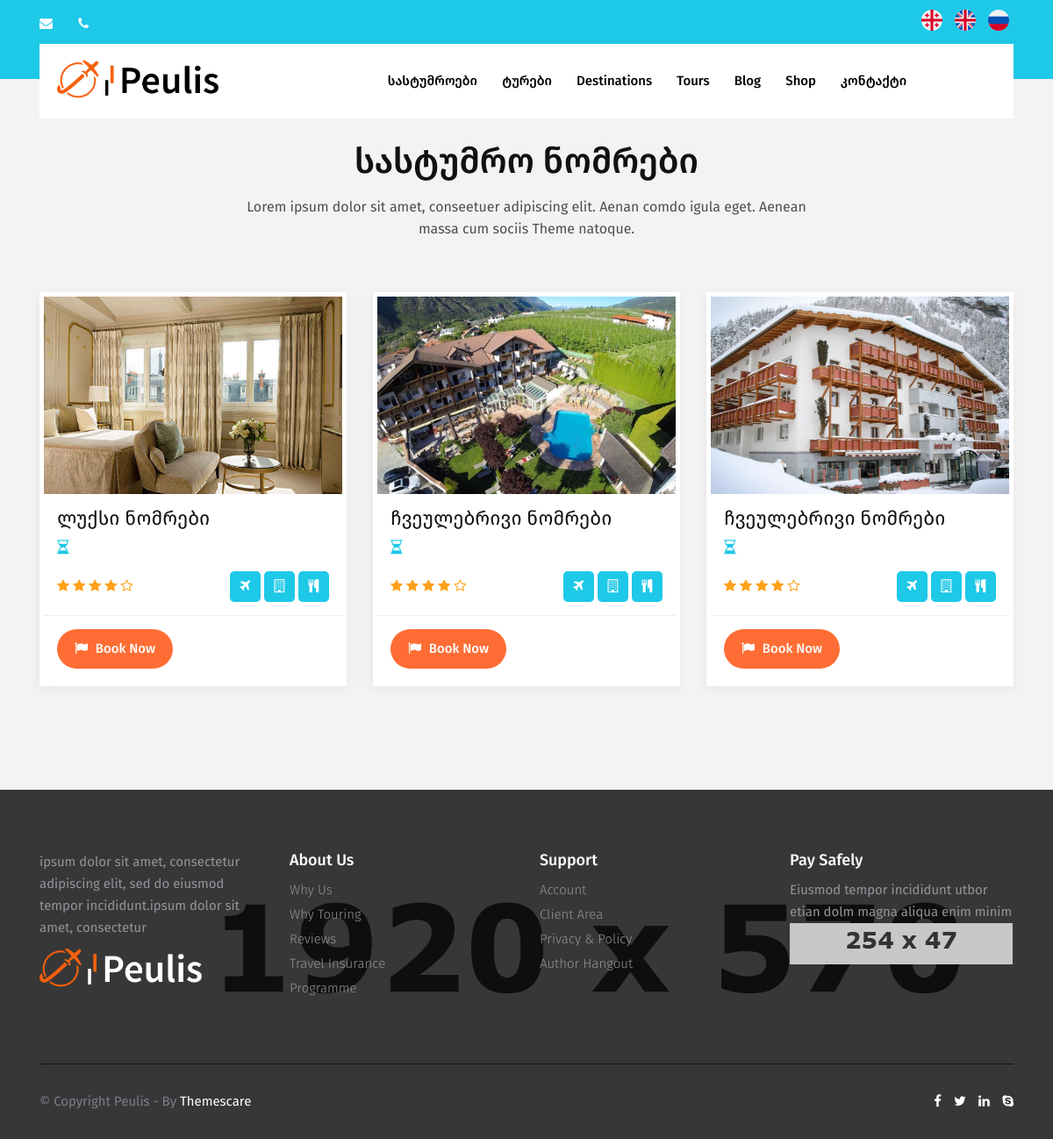
The page /ge/home/hotels on the database as committed earlier.
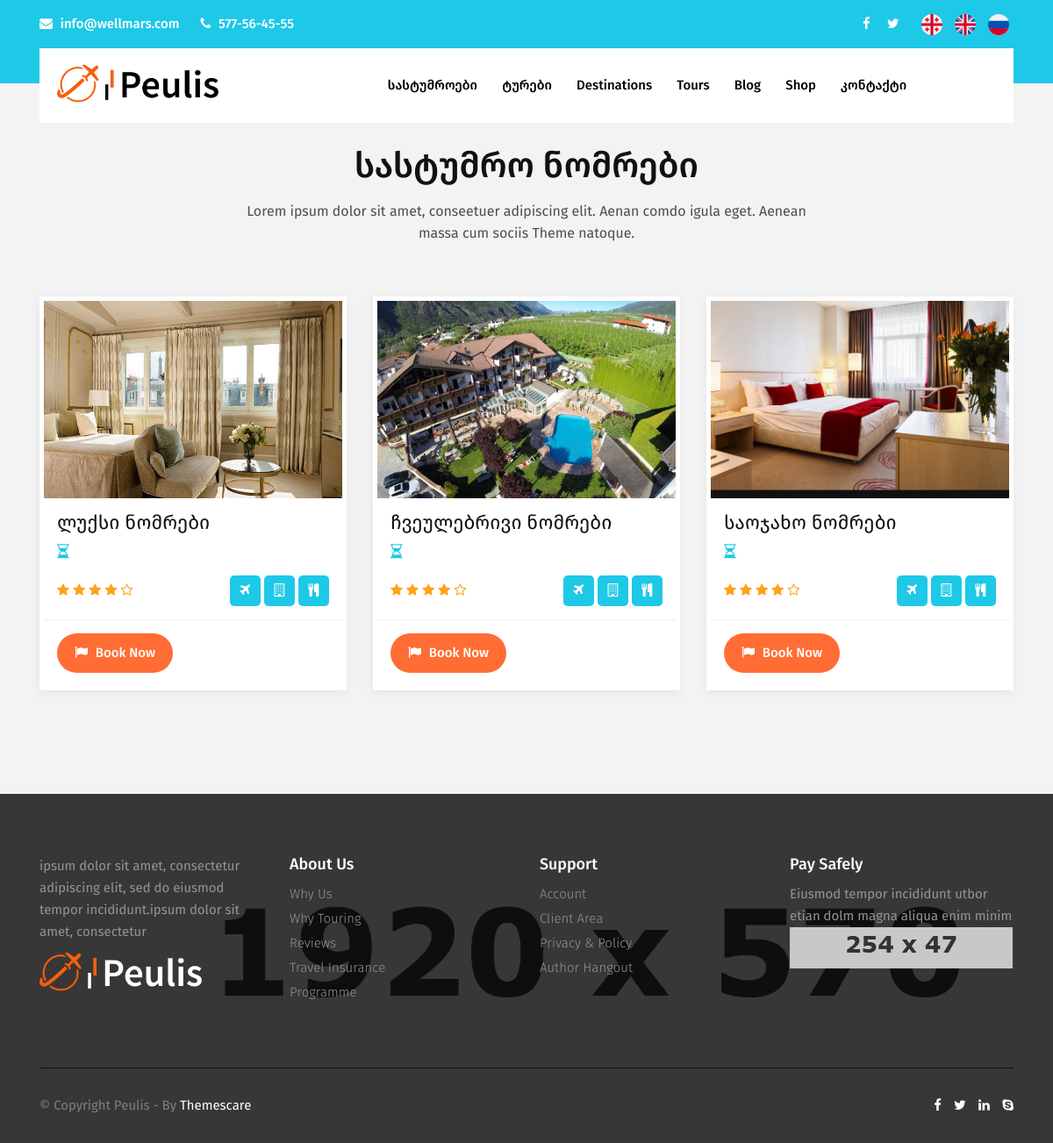
The same page on the database as committed later.
### tables this page shows
CREATE TABLE IF NOT EXISTS `hotelimages` (
  `id` int(11) NOT NULL AUTO_INCREMENT,
  `hotelid` int(11) NOT NULL,
  `filename` varchar(200) NOT NULL,
  `ismain` tinyint(1) NOT NULL,
  PRIMARY KEY (`id`)
);

CREATE TABLE IF NOT EXISTS `contacts` (
  `id` int(11) NOT NULL AUTO_INCREMENT,
  `phone` varchar(30) DEFAULT NULL,
  `email` varchar(100) DEFAULT NULL,
  `address` varchar(200) DEFAULT NULL,
  `map_url` text DEFAULT NULL,
  `facebook` varchar(200) DEFAULT NULL,
  `twitter` varchar(200) DEFAULT NULL,
  `instagram` varchar(200) DEFAULT NULL,
  `pinterest` varchar(200) DEFAULT NULL,
  PRIMARY KEY (`id`)
);

### application/controllers/Home.php (called while the page is built, shortened)
<?php
class Home extends CI_Controller {
	private $data = array();
	public function __construct()
	{
		$this->load->helper(['language', 'url', 'security']);
		$this->load->library('form_validation');
		$this->load->model(['mainslider', 'hotel', 'tour', 'contact']);
		$this->data['hotels'] = $this->hotel->getHotels();
		$this->data['tours'] = $this->tour->getTours();
		$this->data['contacts'] = $this->contact->getContacts();
	}
	public function hotels(){
		$this->load->view('templates/header', $this->data);
		$this->load->view('hotels', $this->data);
		$this->load->view('templates/footer');
	}
}

### index.php (called while the page is built, shortened)
<?php
require_once BASEPATH.'core/CodeIgniter.php';

### application/core/MY_Lang.php (called while the page is built, shortened)
<?php
class MY_Lang extends CI_Lang {
    public $languages = [
        'ge' => 'georgian',
        'en' => 'english',
        'ru' => 'russian'
    ];
    function lang() {
        global $CFG;
        $language = $CFG->item('language');
        $lang = array_search($language, $this->languages);
        if ($lang) {
            return $lang;
        }
        return NULL;
    }
    function is_special($uri) {
        $exploded = explode('/', $uri);
        return FALSE;
    }
    function has_language($uri) {
        $first_segment = NULL;
        $exploded = explode('/', $uri);
        if (isset($exploded[0])) {
            if ($exploded[0] != '') {
                $first_segment = $exploded[0];
            } else if (isset($exploded[1]) && $exploded[1] != '') {
                $first_segment = $exploded[1];
            }
        }
        if ($first_segment != NULL) {
            return isset($this->languages[$first_segment]);
        }
        return FALSE;
    }
    function localized($uri) {
        if ($this->has_language($uri) || $this->is_special($uri) || preg_match('/(.+)\.[a-zA-Z0-9]{2,4}$/', $uri)) {
        } else {
            $uri = $this->lang() . (0 !== strpos($uri, '/') ? '/' : '') . $uri;
        }
        return $uri;
    }
    function line($line = '', $log_errors = TRUE) {
        $value = ($line == '' OR ! isset($this->language[$line])) ? FALSE : $this->language[$line];
        return $value;
    }
    public function load($langfile, $idiom = '', $return = FALSE, $add_suffix = TRUE, $alt_path = '') {
        $this->language = array_merge($this->language, $lang);
        return TRUE;
    }
}

### application/language/georgian/home_lang.php (called while the page is built)
<?php
$lang['tours'] = 'ტურები';
$lang['hotels'] = 'სასტუმროები';
$lang ['hotelRooms'] = 'სასტუმრო ნომრები';
$lang ['contact'] = 'კონტაქტი';
$lang ['sendUsMsg'] = 'გამოგვიგზავნეთ შეტყობინება';
$lang ['fullName'] = 'სახელი, გვარი';
$lang ['subject'] = 'თემა';
$lang ['yourMessage'] = 'შეტყობინება';
$lang ['sendMessage'] = 'შეტყობინების გაგზავნა';
$lang ['contactDetails'] = 'საკონტაქტო ინფორმაცია';
$lang ['findUsOnMap'] = 'იპოვეთ რუკაზე';

### application/models/Hotel.php (called while the page is built, shortened)
<?php
class hotel extends CI_Model
{
	public function getHotels()
	{
		$this->db->select("
			h.id,
			h.type_ge,
			h.type_en,
			h.type_ru,
			h.hotel_ge,
			h.hotel_en,
			h.hotel_ru,
			i.hotelid,
			i.filename
		")
		->from('hotels AS h')
		->join('hotelimages AS i', 'h.id=i.hotelid AND i.ismain=1');
		$query = $this->db->get();
		return $query->result();
	}
}

### application/core/MY_Config.php (called while the page is built, shortened)
<?php
class MY_Config extends CI_Config {
    function site_url($uri = '', $protocol = NULL) {
        if (class_exists('CI_Controller')) {
            $CI = & get_instance();
            $uri = $CI->lang->localized($uri);
        }
        return parent::site_url($uri);
    }
}

### application/models/Contact.php (called while the page is built, shortened)
<?php
class contact extends CI_Model
{
   public function getContacts()
	{
		return $this->db->select('*')->from('contacts')->where('id', 1)->get()->row();
	}
}

### application/views/hotels.php (the view, shortened to what the changed rows need)
<section class="peulis-popular-tours-area section_70">
   <div class="container">
      <div class="row">
         <div class="col-md-12">
               <div class="site-heading">
                  <h2><?php echo lang('hotelRooms');?></h2>
               </div>
         </div>
      </div>
      <div class="row mb-5">
         <?php foreach ($hotels as $hotel) : ?>
            <div class="col-lg-4">
               <div class="single-popular-tour">
                  <div class="popular-tour-image">
                     <img src="<?php echo site_url('uploads/hotels/'.$hotel->filename);?>" alt="Popular Tours" />
                  </div>
                  <div class="popular-tour-desc">
                     <div class="tour-desc-top">
                        <h3>
                           <a href="<?php echo site_url('home/hotel/'.$hotel->id.'/'.strtolower(preg_replace('/[^A-Za-z0-9-]+/', '-', $hotel->type_en)));?>">
                              <?php echo $hotel->{'type_'.$this->lang->lang()};?>
                           </a>
                        </h3>
                        <div class="tour_duration">
                           <p>
                              <i class="fa fa-hourglass-half"></i>
                           </p>
                        </div>
                        <div class="tour-desc-heading">
                           <div class="tour-rating">
                              <ul>
                                 <li><i class="fa fa-star"></i></li>
                                 <li><i class="fa fa-star"></i></li>
                                 <li><i class="fa fa-star"></i></li>
                                 <li><i class="fa fa-star"></i></li>
                                 <li><i class="fa fa-star-o"></i></li>
                              </ul>
                           </div>
                           <div class="tour_feature">
                              <a href="#"><i class="fa fa-plane"></i></a>
                              <a href="#"><i class="fa fa-building-o"></i></a>
                              <a href="#"><i class="fa fa-cutlery"></i></a>
                           </div>
                        </div>
                     </div>
                     <div class="tour-desc-bottom">
                        <div class="tour-details">
                           <a href="<?php echo site_url('home/hotel/'.$hotel->id.'/'.strtolower(preg_replace('/[^A-Za-z0-9-]+/', '-', $hotel->type_en)));?>">
                              <i class="fa fa-flag"></i> Book Now
                           </a>
                        </div>
                     </div>
                  </div>
               </div>
            </div>
         <?php endforeach; ?>
      </div>
   </div>
</section>

### application/views/templates/header.php (shortened to what the changed rows need)
<!DOCTYPE html>
<html lang="en-US">
<head>
	<link rel="stylesheet" href="<?= base_url(); ?>assets/css/bootstrap.css">
	<link rel="stylesheet" href="<?= base_url(); ?>assets/css/font-awesome.min.css">
	<link rel="stylesheet" href="<?= base_url(); ?>assets/flaticon/flaticon.css">
	<link rel="stylesheet" href="<?= base_url(); ?>assets/css/jquery.animatedheadline.css">
	<link rel="stylesheet" href="<?= base_url(); ?>assets/css/magnific-popup.css">
	<link rel="stylesheet" href="<?= base_url(); ?>assets/css/owl.carousel.min.css">
	<link rel="stylesheet" href="<?= base_url(); ?>assets/css/owl.theme.default.min.css">
	<link rel="stylesheet" href="<?= base_url(); ?>assets/css/animate.min.css">
	<link rel="stylesheet" href="<?= base_url(); ?>assets/css/jquery.datepicker.css">
	<link rel="stylesheet" href="<?= base_url(); ?>assets/css/nice-select.css">
	<link rel="stylesheet" href="<?= base_url(); ?>assets/css/slicknav.min.css">
	<link rel="stylesheet" href="<?= base_url(); ?>assets/css/firago.css">
	<link rel="stylesheet" href="<?= base_url(); ?>assets/css/style.css">
	<link rel="stylesheet" href="<?= base_url(); ?>assets/css/daterangepicker.css">
	<link rel="stylesheet" href="<?= base_url(); ?>assets/css/responsive.css">
</head>
<body>
	<header class="peulis-header-area">
		<div class="header-top-area">
			<div class="container">
				<div class="row">
					<div class="col-lg-6 col-sm-6">
						<div class="header-top-left">
							<p>
								<i class="fa fa-envelope"></i>
								<?php echo isset($contacts->email)?$contacts->email:'';?>
							</p>
							<p>
								<i class="fa fa-phone"></i>
								<?php echo isset($contacts->email)?$contacts->phone:'';?>
							</p>
						</div>
					</div>
					<div class="col-lg-6 col-sm-6">
						<div class="header-top-right">
							<div class="header-top-social">
								<ul>
									<?php if(isset($contacts->facebook) && strlen($contacts->facebook)):?>
										<li><a href="<?php echo $contacts->facebook;?>" target="_blank"><i class="fa fa-facebook"></i></a></li>
									<?php endif;?>
									<?php if(isset($contacts->twitter) && strlen($contacts->twitter)):?>
										<li><a href="<?php echo $contacts->twitter;?>" target="_blank"><i class="fa fa-twitter"></i></a></li>
									<?php endif;?>
								</ul>
							</div>
						</div>
					</div>
				</div>
			</div>
		</div>
	</header>

Rows that differ between the two databases and show on the page:
no longer on this page (row edited): hotelimages: filename (picture), lang "Ჩვეულებრივი Ნომრები"
added contacts: email "info@wellmars.com", phone "577-56-45-55"
added hotelimages: filename (picture), lang "Საოჯახო Ნომრები"
